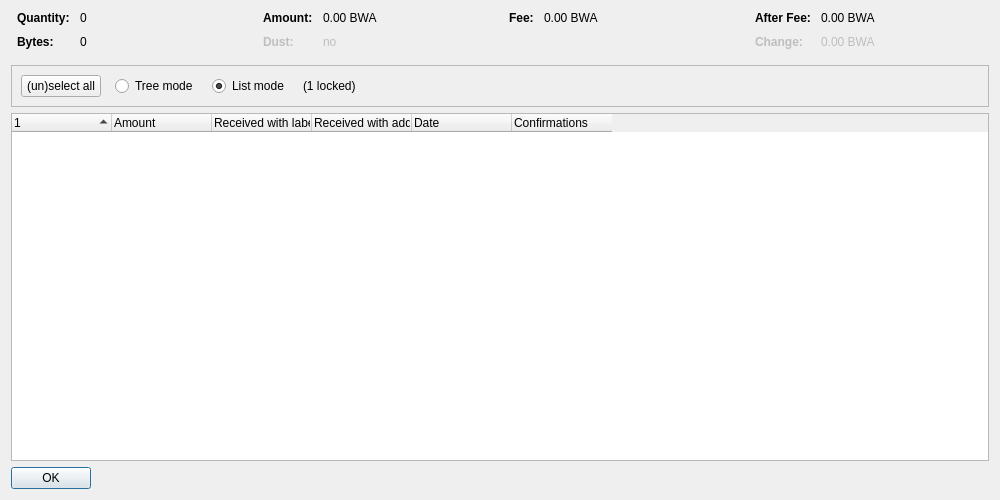
<?xml version="1.0" encoding="UTF-8"?>
<ui version="4.0">
 <class>CoinControlDialog</class>
 <widget class="QDialog" name="CoinControlDialog">
  <property name="geometry">
   <rect>
    <x>0</x>
    <y>0</y>
    <width>1000</width>
    <height>500</height>
   </rect>
  </property>
  <property name="windowTitle">
   <string>Coin Selection</string>
  </property>
  <layout class="QVBoxLayout" name="verticalLayout">
   <item>
    <layout class="QHBoxLayout" name="horizontalLayoutTop" stretch="0,0,0,0">
     <property name="topMargin">
      <number>0</number>
     </property>
     <property name="bottomMargin">
      <number>10</number>
     </property>
     <item>
      <layout class="QFormLayout" name="formLayoutCoinControl1">
       <property name="horizontalSpacing">
        <number>10</number>
       </property>
       <property name="verticalSpacing">
        <number>10</number>
       </property>
       <property name="leftMargin">
        <number>6</number>
       </property>
       <property name="rightMargin">
        <number>6</number>
       </property>
       <item row="0" column="0">
        <widget class="QLabel" name="labelCoinControlQuantityText">
         <property name="font">
          <font>
           <weight>75</weight>
           <bold>true</bold>
          </font>
         </property>
         <property name="text">
          <string>Quantity:</string>
         </property>
        </widget>
       </item>
       <item row="0" column="1">
        <widget class="QLabel" name="labelCoinControlQuantity">
         <property name="cursor">
          <cursorShape>IBeamCursor</cursorShape>
         </property>
         <property name="contextMenuPolicy">
          <enum>Qt::ActionsContextMenu</enum>
         </property>
         <property name="text">
          <string notr="true">0</string>
         </property>
         <property name="textInteractionFlags">
          <set>Qt::LinksAccessibleByMouse|Qt::TextSelectableByKeyboard|Qt::TextSelectableByMouse</set>
         </property>
        </widget>
       </item>
       <item row="1" column="0">
        <widget class="QLabel" name="labelCoinControlBytesText">
         <property name="font">
          <font>
           <weight>75</weight>
           <bold>true</bold>
          </font>
         </property>
         <property name="text">
          <string>Bytes:</string>
         </property>
        </widget>
       </item>
       <item row="1" column="1">
        <widget class="QLabel" name="labelCoinControlBytes">
         <property name="cursor">
          <cursorShape>IBeamCursor</cursorShape>
         </property>
         <property name="contextMenuPolicy">
          <enum>Qt::ActionsContextMenu</enum>
         </property>
         <property name="text">
          <string notr="true">0</string>
         </property>
         <property name="textInteractionFlags">
          <set>Qt::LinksAccessibleByMouse|Qt::TextSelectableByKeyboard|Qt::TextSelectableByMouse</set>
         </property>
        </widget>
       </item>
      </layout>
     </item>
     <item>
      <layout class="QFormLayout" name="formLayoutCoinControl2">
       <property name="horizontalSpacing">
        <number>10</number>
       </property>
       <property name="verticalSpacing">
        <number>10</number>
       </property>
       <property name="leftMargin">
        <number>6</number>
       </property>
       <property name="rightMargin">
        <number>6</number>
       </property>
       <item row="0" column="0">
        <widget class="QLabel" name="labelCoinControlAmountText">
         <property name="font">
          <font>
           <weight>75</weight>
           <bold>true</bold>
          </font>
         </property>
         <property name="text">
          <string>Amount:</string>
         </property>
        </widget>
       </item>
       <item row="0" column="1">
        <widget class="QLabel" name="labelCoinControlAmount">
         <property name="cursor">
          <cursorShape>IBeamCursor</cursorShape>
         </property>
         <property name="contextMenuPolicy">
          <enum>Qt::ActionsContextMenu</enum>
         </property>
         <property name="text">
          <string notr="true">0.00 BWA</string>
         </property>
         <property name="textInteractionFlags">
          <set>Qt::LinksAccessibleByMouse|Qt::TextSelectableByKeyboard|Qt::TextSelectableByMouse</set>
         </property>
        </widget>
       </item>
       <item row="1" column="0">
        <widget class="QLabel" name="labelCoinControlLowOutputText">
         <property name="enabled">
          <bool>false</bool>
         </property>
         <property name="font">
          <font>
           <weight>75</weight>
           <bold>true</bold>
          </font>
         </property>
         <property name="text">
          <string>Dust:</string>
         </property>
        </widget>
       </item>
       <item row="1" column="1">
        <widget class="QLabel" name="labelCoinControlLowOutput">
         <property name="enabled">
          <bool>false</bool>
         </property>
         <property name="cursor">
          <cursorShape>IBeamCursor</cursorShape>
         </property>
         <property name="contextMenuPolicy">
          <enum>Qt::ActionsContextMenu</enum>
         </property>
         <property name="text">
          <string notr="true">no</string>
         </property>
         <property name="textInteractionFlags">
          <set>Qt::LinksAccessibleByMouse|Qt::TextSelectableByKeyboard|Qt::TextSelectableByMouse</set>
         </property>
        </widget>
       </item>
      </layout>
     </item>
     <item>
      <layout class="QFormLayout" name="formLayoutCoinControl3">
       <property name="horizontalSpacing">
        <number>10</number>
       </property>
       <property name="verticalSpacing">
        <number>10</number>
       </property>
       <property name="leftMargin">
        <number>6</number>
       </property>
       <property name="rightMargin">
        <number>6</number>
       </property>
       <item row="0" column="0">
        <widget class="QLabel" name="labelCoinControlFeeText">
         <property name="font">
          <font>
           <weight>75</weight>
           <bold>true</bold>
          </font>
         </property>
         <property name="text">
          <string>Fee:</string>
         </property>
        </widget>
       </item>
       <item row="0" column="1">
        <widget class="QLabel" name="labelCoinControlFee">
         <property name="cursor">
          <cursorShape>IBeamCursor</cursorShape>
         </property>
         <property name="contextMenuPolicy">
          <enum>Qt::ActionsContextMenu</enum>
         </property>
         <property name="text">
          <string notr="true">0.00 BWA</string>
         </property>
         <property name="textInteractionFlags">
          <set>Qt::LinksAccessibleByMouse|Qt::TextSelectableByKeyboard|Qt::TextSelectableByMouse</set>
         </property>
        </widget>
       </item>
      </layout>
     </item>
     <item>
      <layout class="QFormLayout" name="formLayoutCoinControl4">
       <property name="horizontalSpacing">
        <number>10</number>
       </property>
       <property name="verticalSpacing">
        <number>10</number>
       </property>
       <property name="leftMargin">
        <number>6</number>
       </property>
       <property name="rightMargin">
        <number>6</number>
       </property>
       <item row="0" column="0">
        <widget class="QLabel" name="labelCoinControlAfterFeeText">
         <property name="font">
          <font>
           <weight>75</weight>
           <bold>true</bold>
          </font>
         </property>
         <property name="text">
          <string>After Fee:</string>
         </property>
        </widget>
       </item>
       <item row="0" column="1">
        <widget class="QLabel" name="labelCoinControlAfterFee">
         <property name="cursor">
          <cursorShape>IBeamCursor</cursorShape>
         </property>
         <property name="contextMenuPolicy">
          <enum>Qt::ActionsContextMenu</enum>
         </property>
         <property name="text">
          <string notr="true">0.00 BWA</string>
         </property>
         <property name="textInteractionFlags">
          <set>Qt::LinksAccessibleByMouse|Qt::TextSelectableByKeyboard|Qt::TextSelectableByMouse</set>
         </property>
        </widget>
       </item>
       <item row="1" column="0">
        <widget class="QLabel" name="labelCoinControlChangeText">
         <property name="enabled">
          <bool>false</bool>
         </property>
         <property name="font">
          <font>
           <weight>75</weight>
           <bold>true</bold>
          </font>
         </property>
         <property name="text">
          <string>Change:</string>
         </property>
        </widget>
       </item>
       <item row="1" column="1">
        <widget class="QLabel" name="labelCoinControlChange">
         <property name="enabled">
          <bool>false</bool>
         </property>
         <property name="cursor">
          <cursorShape>IBeamCursor</cursorShape>
         </property>
         <property name="contextMenuPolicy">
          <enum>Qt::ActionsContextMenu</enum>
         </property>
         <property name="text">
          <string notr="true">0.00 BWA</string>
         </property>
         <property name="textInteractionFlags">
          <set>Qt::LinksAccessibleByMouse|Qt::TextSelectableByKeyboard|Qt::TextSelectableByMouse</set>
         </property>
        </widget>
       </item>
      </layout>
     </item>
    </layout>
   </item>
   <item>
    <widget class="QFrame" name="frame">
     <property name="minimumSize">
      <size>
       <width>0</width>
       <height>40</height>
      </size>
     </property>
     <property name="frameShape">
      <enum>QFrame::StyledPanel</enum>
     </property>
     <property name="frameShadow">
      <enum>QFrame::Sunken</enum>
     </property>
     <layout class="QHBoxLayout" name="horizontalLayout">
      <item>
       <layout class="QHBoxLayout" name="horizontalLayoutPanel" stretch="0,0,0,0,0">
        <property name="spacing">
         <number>14</number>
        </property>
        <item>
         <widget class="QPushButton" name="pushButtonSelectAll">
          <property name="sizePolicy">
           <sizepolicy hsizetype="Maximum" vsizetype="Fixed">
            <horstretch>0</horstretch>
            <verstretch>0</verstretch>
           </sizepolicy>
          </property>
          <property name="text">
           <string>(un)select all</string>
          </property>
          <property name="autoDefault">
           <bool>false</bool>
          </property>
         </widget>
        </item>
        <item>
         <widget class="QRadioButton" name="radioTreeMode">
          <property name="sizePolicy">
           <sizepolicy hsizetype="Maximum" vsizetype="Fixed">
            <horstretch>0</horstretch>
            <verstretch>0</verstretch>
           </sizepolicy>
          </property>
          <property name="text">
           <string>Tree mode</string>
          </property>
         </widget>
        </item>
        <item>
         <widget class="QRadioButton" name="radioListMode">
          <property name="sizePolicy">
           <sizepolicy hsizetype="Maximum" vsizetype="Fixed">
            <horstretch>0</horstretch>
            <verstretch>0</verstretch>
           </sizepolicy>
          </property>
          <property name="text">
           <string>List mode</string>
          </property>
          <property name="checked">
           <bool>true</bool>
          </property>
         </widget>
        </item>
        <item>
         <widget class="QLabel" name="labelLocked">
          <property name="text">
           <string notr="true">(1 locked)</string>
          </property>
         </widget>
        </item>
        <item>
         <spacer name="horizontalSpacer">
          <property name="orientation">
           <enum>Qt::Horizontal</enum>
          </property>
          <property name="sizeHint" stdset="0">
           <size>
            <width>40</width>
            <height>20</height>
           </size>
          </property>
         </spacer>
        </item>
       </layout>
      </item>
     </layout>
    </widget>
   </item>
   <item>
    <widget class="CoinControlTreeWidget" name="treeWidget">
     <property name="contextMenuPolicy">
      <enum>Qt::CustomContextMenu</enum>
     </property>
     <property name="sortingEnabled">
      <bool>false</bool>
     </property>
     <property name="columnCount">
      <number>6</number>
     </property>
     <attribute name="headerShowSortIndicator" stdset="0">
      <bool>true</bool>
     </attribute>
     <attribute name="headerStretchLastSection">
      <bool>false</bool>
     </attribute>
     <column>
      <property name="text">
       <string/>
      </property>
     </column>
     <column>
      <property name="text">
       <string>Amount</string>
      </property>
     </column>
     <column>
      <property name="text">
       <string>Received with label</string>
      </property>
     </column>
     <column>
      <property name="text">
       <string>Received with address</string>
      </property>
     </column>
     <column>
      <property name="text">
       <string>Date</string>
      </property>
     </column>
     <column>
      <property name="text">
       <string>Confirmations</string>
      </property>
      <property name="toolTip">
       <string>Confirmed</string>
      </property>
     </column>
     <column>
      <property name="text">
       <string/>
      </property>
     </column>
     <column>
      <property name="text">
       <string/>
      </property>
     </column>
     <column>
      <property name="text">
       <string/>
      </property>
     </column>
     <column>
      <property name="text">
       <string/>
      </property>
     </column>
    </widget>
   </item>
   <item>
    <widget class="QDialogButtonBox" name="buttonBox">
     <property name="sizePolicy">
      <sizepolicy hsizetype="Maximum" vsizetype="Fixed">
       <horstretch>0</horstretch>
       <verstretch>0</verstretch>
      </sizepolicy>
     </property>
     <property name="orientation">
      <enum>Qt::Horizontal</enum>
     </property>
     <property name="standardButtons">
      <set>QDialogButtonBox::Ok</set>
     </property>
    </widget>
   </item>
  </layout>
 </widget>
 <customwidgets>
  <customwidget>
   <class>CoinControlTreeWidget</class>
   <extends>QTreeWidget</extends>
   <header>qt/coincontroltreewidget.h</header>
  </customwidget>
 </customwidgets>
 <resources/>
 <connections/>
</ui>
